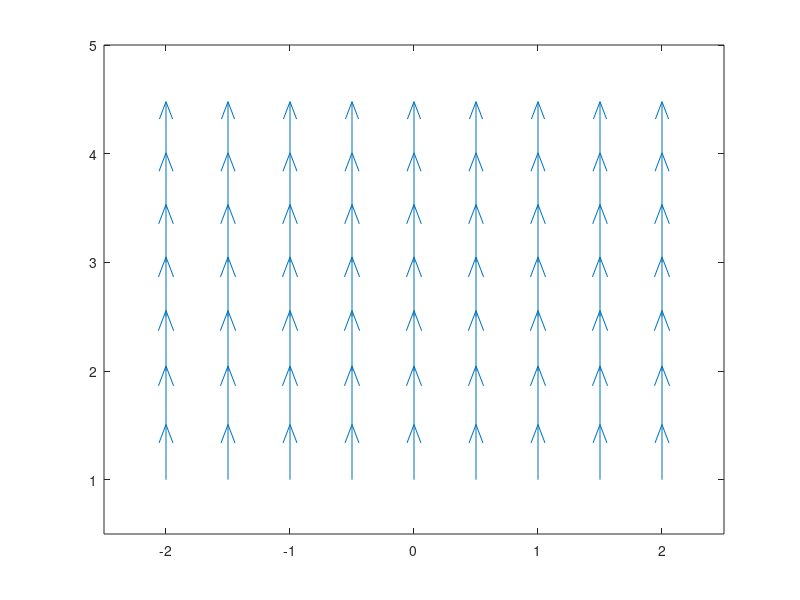

This chart was generated by the following MATLAB code:
%Hasha Dar
clc
clear
close all

[x,y]=meshgrid(-2:0.5:2,1:0.5:4); %field

u = 0.*x; %x vector
v = (4.*log(y) -2.*y + 10); %y vector

quiver(x, y, u, v) %plots quiver with arrow base at x, y and direction u, v
axis([-2.5 2.5 0.5 5]) %formatting